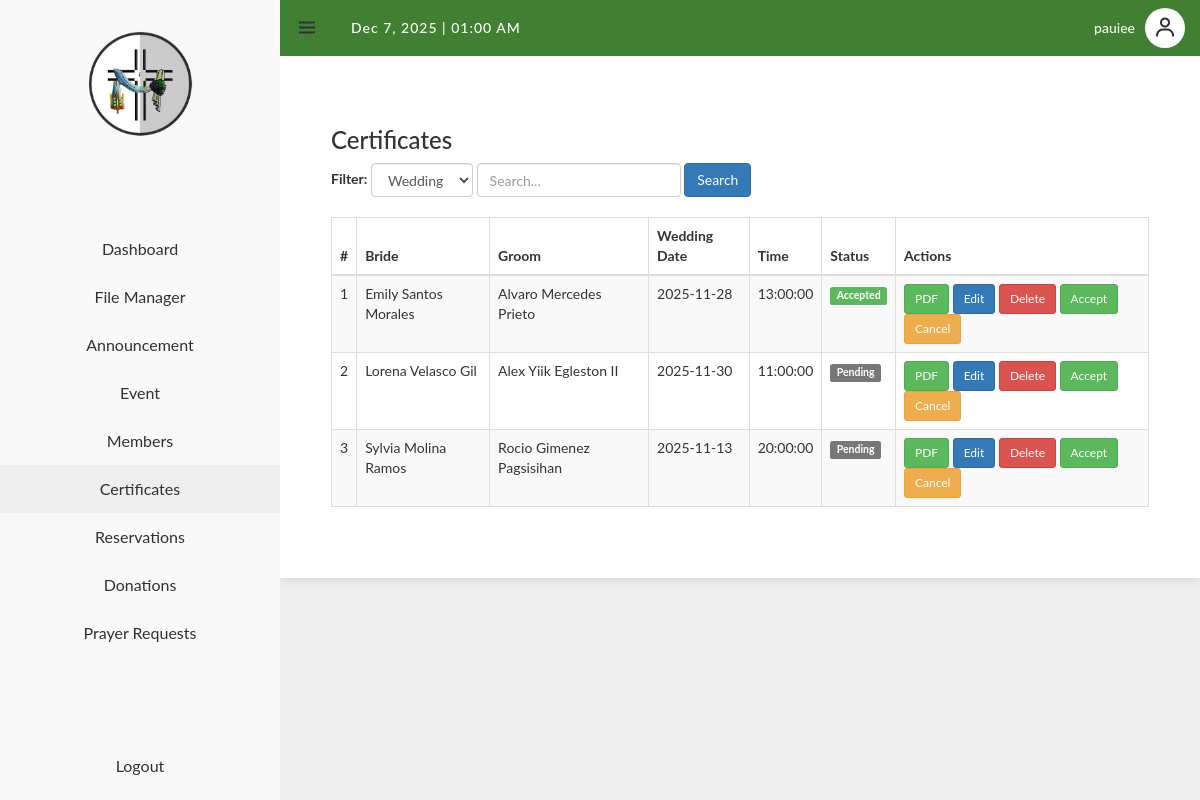
/private/certificate/certificate.php?type=Wedding (signed in), run on an earlier commit of the app's database.
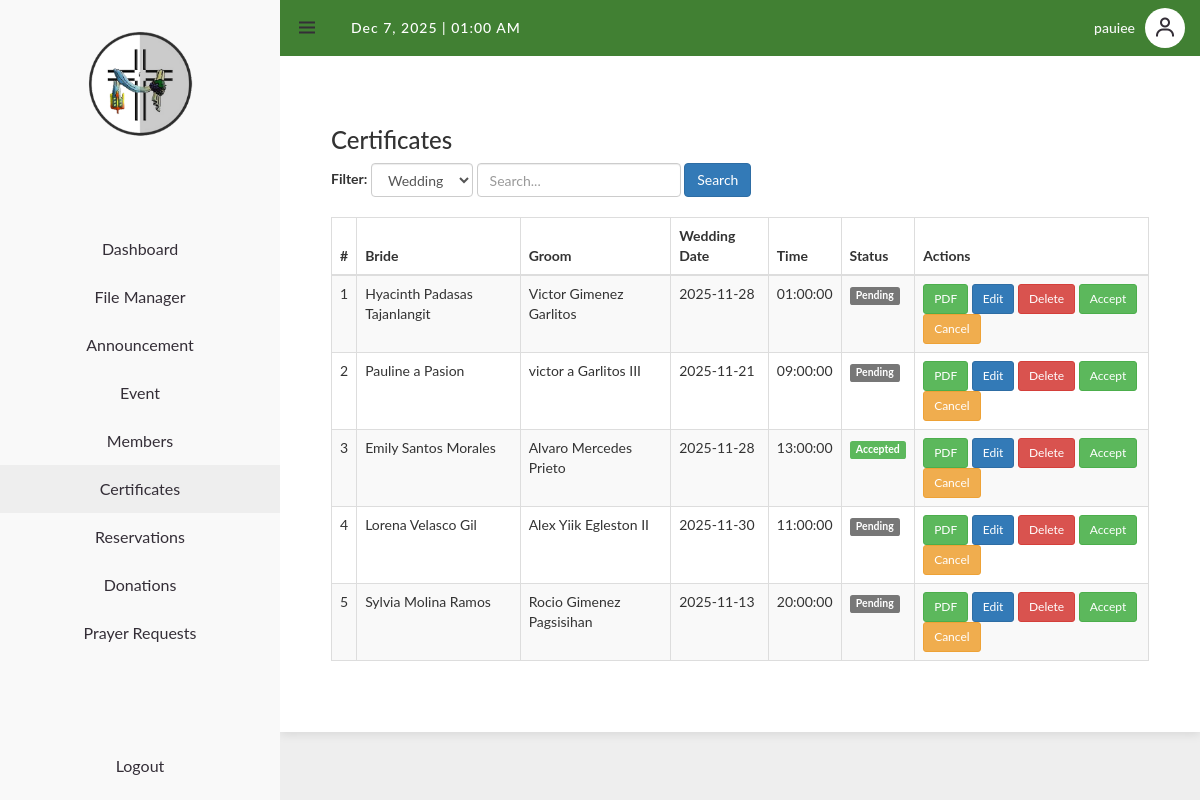
And on a later commit of the database.
### tables this page shows
CREATE TABLE `weddings` (
  `id` int(11) NOT NULL,
  `bride_firstname` varchar(255) DEFAULT NULL,
  `bride_middlename` varchar(255) DEFAULT NULL,
  `bride_lastname` varchar(255) DEFAULT NULL,
  `bride_suffix` varchar(50) DEFAULT NULL,
  `bride_birthdate` date DEFAULT NULL,
  `bride_age` int(3) DEFAULT NULL,
  `bride_birthplace` varchar(255) DEFAULT NULL,
  `bride_nationality` varchar(100) DEFAULT NULL,
  `bride_address` varchar(255) DEFAULT NULL,
  `bride_contact` varchar(50) DEFAULT NULL,
  `groom_firstname` varchar(255) DEFAULT NULL,
  `groom_middlename` varchar(255) DEFAULT NULL,
  `groom_lastname` varchar(255) DEFAULT NULL,
  `groom_suffix` varchar(50) DEFAULT NULL,
  `groom_birthdate` date DEFAULT NULL,
  `groom_age` int(3) DEFAULT NULL,
  `groom_birthplace` varchar(255) DEFAULT NULL,
  `groom_nationality` varchar(100) DEFAULT NULL,
  `groom_address` varchar(255) DEFAULT NULL,
  `groom_contact` varchar(50) DEFAULT NULL,
  `phone` varchar(50) DEFAULT NULL,
  `date` date DEFAULT NULL,
  `time` time DEFAULT NULL,
  `best_man_firstname` varchar(255) DEFAULT NULL,
  `best_man_middlename` varchar(255) DEFAULT NULL,
  `best_man_lastname` varchar(255) DEFAULT NULL,
  `best_man_suffix` varchar(50) DEFAULT NULL,
  `maid_of_honor_firstname` varchar(255) DEFAULT NULL,
  `maid_of_honor_middlename` varchar(255) DEFAULT NULL,
  `maid_of_honor_lastname` varchar(255) DEFAULT NULL,
  `maid_of_honor_suffix` varchar(50) DEFAULT NULL,
  `reservation_type` varchar(50) DEFAULT 'wedding',
  `status` varchar(20) NOT NULL DEFAULT 'Pending'
);

### private/certificate/certificate.php (the view, shortened to what the changed rows need)
<?php
require_once 'connection.php';
function fullName($f, $m, $l, $s) {
    return trim("$f $m $l $s");
}
$filterType = $_GET['type'] ?? '';
$table = 'baptisms';
if ($filterType === 'Funeral') $table = 'funerals';
elseif ($filterType === 'Wedding') $table = 'weddings';
$where = [];
$whereSQL = $where ? "WHERE " . implode(" AND ", $where) : "";
$stmt = $dbh->prepare("SELECT * FROM $table $whereSQL ORDER BY id DESC");
$stmt->execute();
$results = $stmt->fetchAll(PDO::FETCH_OBJ);
?>
<!DOCTYPE html>
<html lang="en">
<head>
<link href="https://maxcdn.bootstrapcdn.com/bootstrap/3.3.0/css/bootstrap.min.css" rel="stylesheet">
<link href="https://unpkg.com/boxicons@2.1.4/css/boxicons.min.css" rel="stylesheet">
<link href="certificate.css" rel="stylesheet">
</head>
<body>
<section id="content">
  <div class="main-content">
    <div class="table-responsive" style="margin-top:20px;">
    <table class="table table-bordered table-striped">
    <thead>
    <tr>
        <th>#</th>
        <?php if ($filterType === 'Funeral'): ?>
            <th>Deceased</th><th>Birthdate</th><th>Funeral Date</th>
            <th>Time</th><th>Address</th><th>Contact Person</th><th>Relation</th>
            <th>Contact No</th><th>Email</th><th>Status</th><th>Actions</th>
        <?php elseif ($filterType === 'Wedding'): ?>
            <th>Bride</th><th>Groom</th><th>Wedding Date</th><th>Time</th>
            <th>Status</th><th>Actions</th>
        <?php else: ?>
            <th>Child</th><th>Date of Birth</th><th>Place of Birth</th>
            <th>Father</th><th>Mother</th><th>Baptism Date</th>
            <th>Status</th><th>Actions</th>
        <?php endif; ?>
    </tr>
    </thead>
<tbody>
    <?php
    $cnt = 1;
    if ($results) {
        foreach ($results as $r) {
            $statusClass =
                $r->status === 'Accepted' ? 'label-success' :
                ($r->status === 'Cancelled' ? 'label-warning' : 'label-default');
            echo "<tr><td>{$cnt}</td>";
            if ($filterType === 'Funeral') {
                $deceased = fullName(
                    $r->deceased_firstname,
                    $r->deceased_middlename,
                    $r->deceased_lastname,
                    $r->deceased_suffix
                );
                $contactPerson = fullName(
                    $r->contact_person_firstname,
                    $r->contact_person_middlename,
                    $r->contact_person_lastname,
                    $r->contact_person_suffix
                );
                echo "
                    <td>$deceased</td>
                    <td>{$r->deceased_dob}</td>
                    <td>{$r->funeral_date}</td>
                    <td>{$r->funeral_time}</td>
                    <td>{$r->funeral_address}</td>
                    <td>$contactPerson</td>
                    <td>{$r->contact_person_relation}</td>
                    <td>{$r->contact_person_contact_no}</td>
                    <td>{$r->contact_person_email}</td>
                    <td><span class='label {$statusClass}'>{$r->status}</span></td>
                    <td>
                        <a href='funeral_pdf.php?id={$r->id}' class='btn btn-success btn-sm'>PDF</a>
                        <a href='edit_funeral.php?id={$r->id}' class='btn btn-primary btn-sm'>Edit</a>
                        <a href='certificate.php?del={$r->id}&type=Funeral' class='btn btn-danger btn-sm'>Delete</a>
                        <a href='certificate.php?accept={$r->id}&type=Funeral' class='btn btn-success btn-sm'>Accept</a>
                        <a href='certificate.php?cancel={$r->id}&type=Funeral' class='btn btn-warning btn-sm'>Cancel</a>
                    </td>
                ";
            } elseif ($filterType === 'Wedding') {
                $bride = fullName($r->bride_firstname, $r->bride_middlename, $r->bride_lastname, $r->bride_suffix);
                $groom = fullName($r->groom_firstname, $r->groom_middlename, $r->groom_lastname, $r->groom_suffix);
                echo "
                    <td>$bride</td>
                    <td>$groom</td>
                    <td>{$r->date}</td>
                    <td>{$r->time}</td>
                    <td><span class='label {$statusClass}'>{$r->status}</span></td>
                    <td>
                        <a href='wedding_pdf.php?id={$r->id}' class='btn btn-success btn-sm'>PDF</a>
                        <a href='edit_wedding.php?id={$r->id}' class='btn btn-primary btn-sm'>Edit</a>
                        <a href='certificate.php?del={$r->id}&type=Wedding' class='btn btn-danger btn-sm'>Delete</a>
                        <a href='certificate.php?accept={$r->id}&type=Wedding' class='btn btn-success btn-sm'>Accept</a>
                        <a href='certificate.php?cancel={$r->id}&type=Wedding' class='btn btn-warning btn-sm'>Cancel</a>
                    </td>
                ";
            }
            echo "</tr>";
            $cnt++;
        }
    } else {
        echo "<tr><td colspan='15' class='text-center'>No records found.</td></tr>";
    }
    ?>
  </tbody>
  </table>
  </div>
  </div>
</section>
</body>
</html>

What changed in the data, as far as the page shows it:
added weddings: bride "Hyacinth Padasas Tajanlangit", groom "Victor Gimenez Garlitos", date "2025-11-28", time "01:00:00", status "Pending"
added weddings: bride "Pauline a Pasion", groom "victor a Garlitos III", date "2025-11-21", time "09:00:00", status "Pending"
